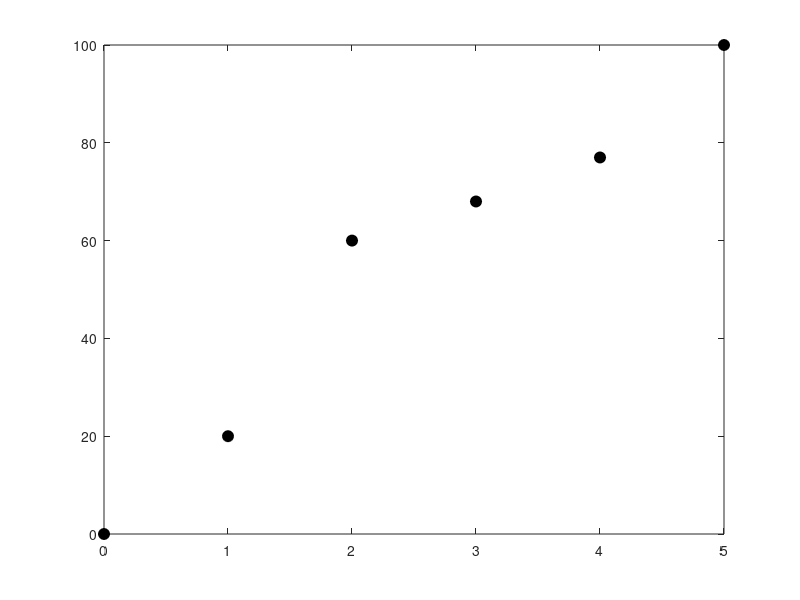

The MATLAB script that drew this image: (Note: this script raises an error after producing the figure.)
% --- Dados da Atividade 1 ---
x_dados = [0 1 2 3 4 5];
y_dados = [0 20 60 68 77 100];
n_dados = length(x_dados);

% --- Inicialização para Plotagem ---
figure; % Cria uma nova figura para todos os plots
plot(x_dados, y_dados, 'ko', 'MarkerFaceColor', 'k', 'MarkerSize', 8, 'DisplayName', 'Dados Originais');
hold on; % Permite adicionar mais plots à mesma figura
cores = {'r-', 'g-', 'b-', 'm-', 'c-'}; % Cores para os diferentes graus
legend_entries = {'Dados Originais'}; % Inicia a lista de legendas

fprintf("--- Análise de Regressão Polinomial (Graus 1 a 5) ---\n");

% --- Loop para testar diferentes graus de polinômio ---
for grau_g = 1:5
  fprintf('\n\n--- Grau do Polinômio: %d ---\n', grau_g);

  % 1. Obter os coeficientes do polinômio
  coeficientes = RegressaoPolinomial(x_dados, y_dados, grau_g);

  if any(isnan(coeficientes)) % Verifica se a solução do sistema falhou
      fprintf("Não foi possível obter coeficientes para o grau %d (pivô zero ou sistema singular).\n", grau_g);
      legend_entries{end+1} = sprintf('Grau %d (falhou)', grau_g); % Adiciona entrada à legenda
      continue; % Pula para o próximo grau
  endif

  % Imprime os coeficientes com alta precisão
  fprintf("Coeficientes (c0 a c%d):\n", grau_g);
  for k_coef = 1:length(coeficientes)
    fprintf("  c%d = %s\n", k_coef-1, num2str(coeficientes(k_coef), '%.17g'));
  endfor

  % 2. Calcular os valores preditos (y_hat) para os x_dados originais
  %    (Usando uma função auxiliar para avaliar o polinômio)
  y_preditos_nos_dados = zeros(size(x_dados));
  for idx_termo = 1:length(coeficientes)
    potencia_x = idx_termo - 1;
    y_preditos_nos_dados = y_preditos_nos_dados + coeficientes(idx_termo) * (x_dados .^ potencia_x);
  endfor

  % 3. Calcular o Coeficiente de Determinação (r^2)
  media_y = sum(y_dados)/n_dados; % Ou mean(y_dados)
  St = sum((y_dados - media_y).^2); % Soma dos Quadrados Total
  Sr = sum((y_dados - y_preditos_nos_dados).^2); % Soma dos Quadrados dos Resíduos

  r_quadrado = -Inf; % Valor padrão caso St seja zero e Sr não
  if St == 0
    if Sr < 1e-9 % Se St e Sr são (praticamente) zero, ajuste perfeito de uma constante
      r_quadrado = 1.0;
    else % Se St é zero mas Sr não é (modelo previu algo diferente da constante y)
      r_quadrado = 0.0; % Ou poderia ser definido como NaN ou -Inf dependendo da convenção
    end
  else
    r_quadrado = 1 - (Sr / St);
  endif
  fprintf("Coeficiente de Determinação (r^2): %.4f\n", r_quadrado);
  fprintf("\nSt: %.4f\nSr: %.4f", St, Sr);

  % 4. Plotar a curva de ajuste do polinômio atual
  %    Gera pontos x para uma curva suave
  if min(x_dados) == max(x_dados) % Caso especial: todos os x são iguais
      x_plot = ones(1,2)*min(x_dados); % Linha vertical não pode ser plotada assim
      y_plot_ajuste = ones(1,2)*y_preditos_nos_dados(1); % Linha horizontal
  else
      x_plot = linspace(min(x_dados), max(x_dados), 200);
  endif

  y_plot_ajuste = zeros(size(x_plot));
  for idx_termo = 1:length(coeficientes)
    potencia_x = idx_termo - 1;
    y_plot_ajuste = y_plot_ajuste + coeficientes(idx_termo) * (x_plot .^ potencia_x);
  endfor

  plot(x_plot, y_plot_ajuste, cores{grau_g}, 'LineWidth', 1.5, 'DisplayName', sprintf('Grau %d (r^2=%.3f)', grau_g, r_quadrado));
  legend_entries{end+1} = sprintf('Grau %d (r^2=%.3f)', grau_g, r_quadrado); % Atualiza para usar no legend final

endfor

% --- Finalização do Gráfico ---
xlabel('X');
ylabel('Y');
title('Ajustes Polinomiais (Graus 1 a 5) e Dados Originais');
legend(legend_entries(1:end), 'Location', 'northwest'); % Usa as legend_entries a partir do segundo (o primeiro é 'Dados Originais' já tratado pelo DisplayName)
                                                        % ou simplesmente `legend show;` se todos usarem DisplayName
grid on;
hold off;

fprintf("\nAnálise visual e dos valores de r^2 determinarão qual grau de polinômio foi o melhor.\n");
